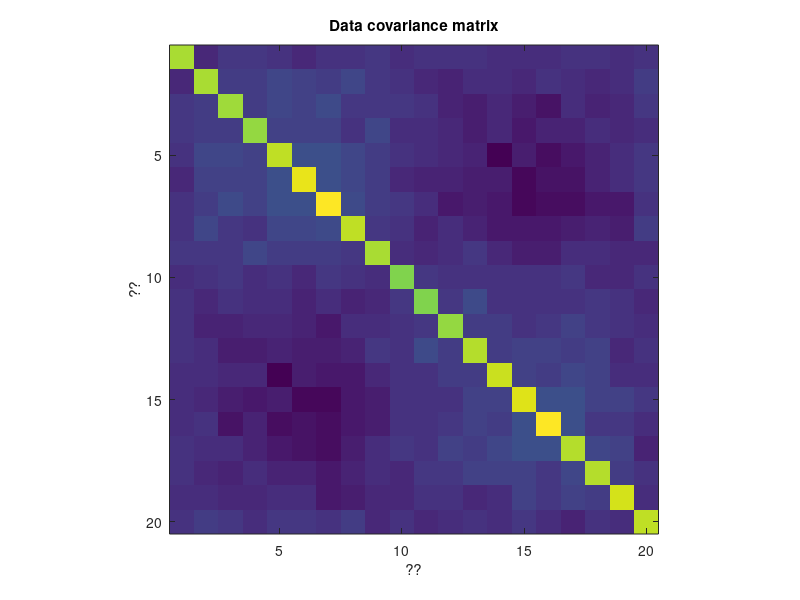
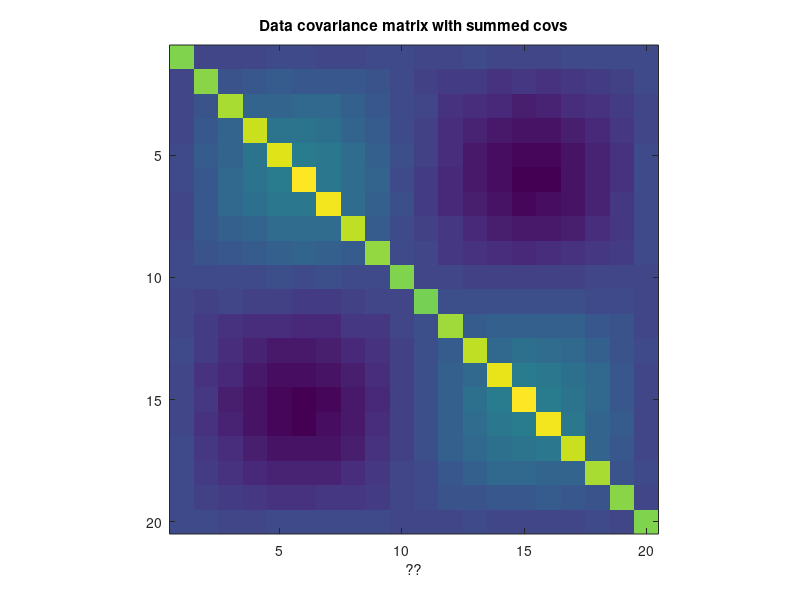

Write MATLAB code to recreate these figures, in order.
close all; clear; clc

%% simulate data

% simulation parameters
N = 1000;     % time points
M =   20;     % channels

% time vector (radian units)
t = linspace(0,6*pi,N);

% relationship across channels (imposing covariance)
chanrel = sin(linspace(0,2*pi,M))';

% create the data
matrices = zeros(20, M, N);

% simulate 20 different noise structures
for i=1:20
    data = bsxfun(@times,repmat( sin(t),M,1 ),chanrel);
    data = data + randn(M, N) * 0.1 * i;
    matrices(i, :, :) = data;
end

averagedMatrix = sum(matrices(:, :, :)) / 20;
dataCovMat = cov(data');

figure(1), clf
imagesc(dataCovMat)
axis image
title('Data covariance matrix')
xlabel('??')
ylabel('??')

dataCovMatrices = zeros(20, M, M);
for i=1:20
    mat = squeeze(matrices(i, :, :));
    display(size(cov(mat')));
    dataCovMatrices(i, :, :) = cov(mat');
end

dataCovAvg = squeeze(sum(dataCovMatrices(:, :, :)) / 20);

hold on
figure(2), clf
imagesc(dataCovAvg)
axis image
title('Data covariance matrix with summed covs')
xlabel('??')
